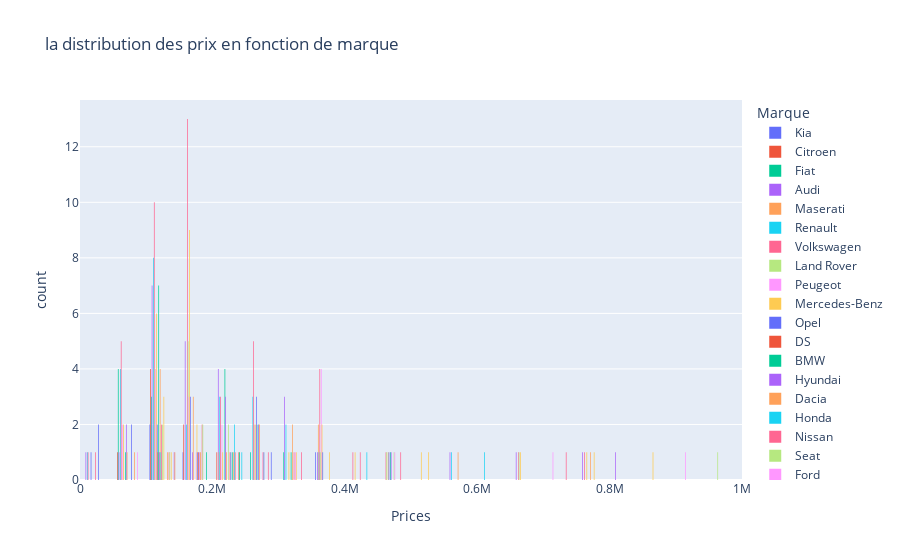

Source (notebook cell):
### Code cell
fig=px.histogram(data, 
                 x="Prices",
                 color="Marque",
                 hover_data=data.columns,
                 title="la distribution des prix en fonction de marque",
                 barmode="group")
fig.show()

### Figure 1 — Plotly figure (JSON) as saved in the notebook; plotly's stock layout.template omitted (floating-point values rounded to 4 significant figures)
{"data": [{"alignmentgroup": "True", "bingroup": "x", "hovertemplate": "Marque=Kia<br>Prices=%{x}<br>count=%{y}<extra></extra>", "legendgroup": "Kia", "marker": {"color": "#636efa", "pattern": {"shape": ""}}, "name": "Kia", "offsetgroup": "Kia", "orientation": "v", "showlegend": true, "type": "histogram", "x": [122000, 118000, 395000, 150000], "xaxis": "x", "yaxis": "y"}, {"alignmentgroup": "True", "bingroup": "x", "hovertemplate": "Marque=Citroen<br>Prices=%{x}<br>count=%{y}<extra></extra>", "legendgroup": "Citroen", "marker": {"color": "#EF553B", "pattern": {"shape": ""}}, "name": "Citroen", "offsetgroup": "Citroen", "orientation": "v", "showlegend": true, "type": "histogram", "x": [75000, 127000, 117000, 209000, 145000, 172000, 155000, 106000], "xaxis": "x", "yaxis": "y"}, {"alignmentgroup": "True", "bingroup": "x", "hovertemplate": "Marque=Fiat<br>Prices=%{x}<br>count=%{y}<extra></extra>", "legendgroup": "Fiat", "marker": {"color": "#00cc96", "pattern": {"shape": ""}}, "name": "Fiat", "offsetgroup": "Fiat", "orientation": "v", "showlegend": true, "type": "histogram", "x": [138000, 96000, 93000, 123000, 256000, 78000, 62000, 135000, 340000], "xaxis": "x", "yaxis": "y"}, {"alignmentgroup": "True", "bingroup": "x", "hovertemplate": "Marque=Audi<br>Prices=%{x}<br>count=%{y}<extra></extra>", "legendgroup": "Audi", "marker": {"color": "#ab63fa", "pattern": {"shape": ""}}, "name": "Audi", "offsetgroup": "Audi", "orientation": "v", "showlegend": true, "type": "histogram", "x": [690000, 320000, 780000, 185000, 320000, 79000, 147000, 158000, 325000, 125000, 390000, 136000, 800000, 185000, 187000, 240000, 225000, 30000, 118000, 175000, 105000, 112000, 117000, 228000, 570000, 249000], "xaxis": "x", "yaxis": "y"}, {"alignmentgroup": "True", "bingroup": "x", "hovertemplate": "Marque=Maserati<br>Prices=%{x}<br>count=%{y}<extra></extra>", "legendgroup": "Maserati", "marker": {"color": "#FFA15A", "pattern": {"shape": ""}}, "name": "Maserati", "offsetgroup": "Maserati", "orientation": "v", "showlegend": true, "type": "histogram", "x": [370000, 375000, 235000], "xaxis": "x", "yaxis": "y"}, {"alignmentgroup": "True", "bingroup": "x", "hovertemplate": "Marque=Renault<br>Prices=%{x}<br>count=%{y}<extra></extra>", "legendgroup": "Renault", "marker": {"color": "#19d3f3", "pattern": {"shape": ""}}, "name": "Renault", "offsetgroup": "Renault", "orientation": "v", "showlegend": true, "type": "histogram", "x": [190000, 136000, 285000, 220000, 307000, 228000, 260000, 280000, 135000, 113000, 70000, 120000, 40000, 89000, 310000, 148000, 120000, 380000, 240000, 639000, 63000, 550000, 69000, 122000, 164999, 143000], "xaxis": "x", "yaxis": "y"}, {"alignmentgroup": "True", "bingroup": "x", "hovertemplate": "Marque=Volkswagen<br>Prices=%{x}<br>count=%{y}<extra></extra>", "legendgroup": "Volkswagen", "marker": {"color": "#FF6692", "pattern": {"shape": ""}}, "name": "Volkswagen", "offsetgroup": "Volkswagen", "orientation": "v", "showlegend": true, "type": "histogram", "x": [159000, 172000, 360000, 149000, 490000, 188000, 173000, 185000, 188000, 430000, 173000, 385000, 229000, 380000, 250000, 229000, 198500, 144000, 285000, 117000, 120000, 190000, 360000, 78000, 155000, 285000, 294000, 250000, 107000, 115000, 120000, 82000, 95000, 132000, 760000, 170000, 23000, 97000, 75000, 128000, 139000, 175000, 660000, 164999, 212000], "xaxis": "x", "yaxis": "y"}, {"alignmentgroup": "True", "bingroup": "x", "hovertemplate": "Marque=Land Rover<br>Prices=%{x}<br>count=%{y}<extra></extra>", "legendgroup": "Land Rover", "marker": {"color": "#B6E880", "pattern": {"shape": ""}}, "name": "Land Rover", "offsetgroup": "Land Rover", "orientation": "v", "showlegend": true, "type": "histogram", "x": [650000, 360000, 124000, 185000, 163000, 112000, 268000, 299000, 170000, 139000, 110000, 450000, 190000, 170000, 950000], "xaxis": "x", "yaxis": "y"}, {"alignmentgroup": "True", "bingroup": "x", "hovertemplate": "Marque=Peugeot<br>Prices=%{x}<br>count=%{y}<extra></extra>", "legendgroup": "Peugeot", "marker": {"color": "#FF97FF", "pattern": {"shape": ""}}, "name": "Peugeot", "offsetgroup": "Peugeot", "orientation": "v", "showlegend": true, "type": "histogram", "x": [235000, 100000, 398000, 358000, 60000, 220000, 140000, 265000, 62000, 705000, 395000, 168000, 295000, 139000, 180000, 350000, 900000, 140000, 185000], "xaxis": "x", "yaxis": "y"}, {"alignmentgroup": "True", "bingroup": "x", "hovertemplate": "Marque=Mercedes-Benz<br>Prices=%{x}<br>count=%{y}<extra></extra>", "legendgroup": "Mercedes-Benz", "marker": {"color": "#FECB52", "pattern": {"shape": ""}}, "name": "Mercedes-Benz", "offsetgroup": "Mercedes-Benz", "orientation": "v", "showlegend": true, "type": "histogram", "x": [670000, 285000, 430000, 124000, 490000, 75000, 790000, 185000, 118000, 132000, 385000, 118000, 510000, 850000, 390000, 180000, 150000, 162000, 115000, 189000, 175000, 128000, 52000, 168000, 323000, 273000, 212000, 185000, 197000], "xaxis": "x", "yaxis": "y"}, {"alignmentgroup": "True", "bingroup": "x", "hovertemplate": "Marque=Opel<br>Prices=%{x}<br>count=%{y}<extra></extra>", "legendgroup": "Opel", "marker": {"color": "#636efa", "pattern": {"shape": ""}}, "name": "Opel", "offsetgroup": "Opel", "orientation": "v", "showlegend": true, "type": "histogram", "x": [153000, 275000, 257000, 390000, 145000, 162000, 285000, 109000, 155000, 450000, 39000], "xaxis": "x", "yaxis": "y"}, {"alignmentgroup": "True", "bingroup": "x", "hovertemplate": "Marque=DS<br>Prices=%{x}<br>count=%{y}<extra></extra>", "legendgroup": "DS", "marker": {"color": "#EF553B", "pattern": {"shape": ""}}, "name": "DS", "offsetgroup": "DS", "orientation": "v", "showlegend": true, "type": "histogram", "x": [115000], "xaxis": "x", "yaxis": "y"}, {"alignmentgroup": "True", "bingroup": "x", "hovertemplate": "Marque=BMW<br>Prices=%{x}<br>count=%{y}<extra></extra>", "legendgroup": "BMW", "marker": {"color": "#00cc96", "pattern": {"shape": ""}}, "name": "BMW", "offsetgroup": "BMW", "orientation": "v", "showlegend": true, "type": "histogram", "x": [220000, 238000, 210000, 320000, 125000, 220000, 450000, 128000, 280000, 145000, 119000, 98000, 139000, 145000, 285000, 110000], "xaxis": "x", "yaxis": "y"}, {"alignmentgroup": "True", "bingroup": "x", "hovertemplate": "Marque=Hyundai<br>Prices=%{x}<br>count=%{y}<extra></extra>", "legendgroup": "Hyundai", "marker": {"color": "#ab63fa", "pattern": {"shape": ""}}, "name": "Hyundai", "offsetgroup": "Hyundai", "orientation": "v", "showlegend": true, "type": "histogram", "x": [265000, 225000, 113000, 235000, 62000, 190000, 450000, 96000, 228000, 265000], "xaxis": "x", "yaxis": "y"}, {"alignmentgroup": "True", "bingroup": "x", "hovertemplate": "Marque=Dacia<br>Prices=%{x}<br>count=%{y}<extra></extra>", "legendgroup": "Dacia", "marker": {"color": "#FFA15A", "pattern": {"shape": ""}}, "name": "Dacia", "offsetgroup": "Dacia", "orientation": "v", "showlegend": true, "type": "histogram", "x": [162000, 165000, 120000, 170000, 118000, 62000, 220000, 145000, 305000, 270000, 770000, 579000, 117000, 265000, 340000], "xaxis": "x", "yaxis": "y"}, {"alignmentgroup": "True", "bingroup": "x", "hovertemplate": "Marque=Honda<br>Prices=%{x}<br>count=%{y}<extra></extra>", "legendgroup": "Honda", "marker": {"color": "#19d3f3", "pattern": {"shape": ""}}, "name": "Honda", "offsetgroup": "Honda", "orientation": "v", "showlegend": true, "type": "histogram", "x": [149000], "xaxis": "x", "yaxis": "y"}, {"alignmentgroup": "True", "bingroup": "x", "hovertemplate": "Marque=Nissan<br>Prices=%{x}<br>count=%{y}<extra></extra>", "legendgroup": "Nissan", "marker": {"color": "#FF6692", "pattern": {"shape": ""}}, "name": "Nissan", "offsetgroup": "Nissan", "orientation": "v", "showlegend": true, "type": "histogram", "x": [123000, 420000, 310000, 31000, 148000], "xaxis": "x", "yaxis": "y"}, {"alignmentgroup": "True", "bingroup": "x", "hovertemplate": "Marque=Seat<br>Prices=%{x}<br>count=%{y}<extra></extra>", "legendgroup": "Seat", "marker": {"color": "#B6E880", "pattern": {"shape": ""}}, "name": "Seat", "offsetgroup": "Seat", "orientation": "v", "showlegend": true, "type": "histogram", "x": [219000, 220000, 465000, 135000, 135000], "xaxis": "x", "yaxis": "y"}, {"alignmentgroup": "True", "bingroup": "x", "hovertemplate": "Marque=Ford<br>Prices=%{x}<br>count=%{y}<extra></extra>", "legendgroup": "Ford", "marker": {"color": "#FF97FF", "pattern": {"shape": ""}}, "name": "Ford", "offsetgroup": "Ford", "orientation": "v", "showlegend": true, "type": "histogram", "x": [220000, 495000, 255000, 150000, 310000], "xaxis": "x", "yaxis": "y"}, {"alignmentgroup": "True", "bingroup": "x", "hovertemplate": "Marque=Jeep<br>Prices=%{x}<br>count=%{y}<extra></extra>", "legendgroup": "Jeep", "marker": {"color": "#FECB52", "pattern": {"shape": ""}}, "name": "Jeep", "offsetgroup": "Jeep", "orientation": "v", "showlegend": true, "type": "histogram", "x": [126000, 235000, 390000, 179000, 150000, 300000, 143000, 750000, 545000, 270000, 122000], "xaxis": "x", "yaxis": "y"}, {"alignmentgroup": "True", "bingroup": "x", "hovertemplate": "Marque=Toyota<br>Prices=%{x}<br>count=%{y}<extra></extra>", "legendgroup": "Toyota", "marker": {"color": "#636efa", "pattern": {"shape": ""}}, "name": "Toyota", "offsetgroup": "Toyota", "orientation": "v", "showlegend": true, "type": "histogram", "x": [168000, 41000, 275000, 200000, 39000, 58000, 58000], "xaxis": "x", "yaxis": "y"}, {"alignmentgroup": "True", "bingroup": "x", "hovertemplate": "Marque=Alfa Romeo<br>Prices=%{x}<br>count=%{y}<extra></extra>", "legendgroup": "Alfa Romeo", "marker": {"color": "#EF553B", "pattern": {"shape": ""}}, "name": "Alfa Romeo", "offsetgroup": "Alfa Romeo", "orientation": "v", "showlegend": true, "type": "histogram", "x": [175000], "xaxis": "x", "yaxis": "y"}, {"alignmentgroup": "True", "bingroup": "x", "hovertemplate": "Marque=Tesla<br>Prices=%{x}<br>count=%{y}<extra></extra>", "legendgroup": "Tesla", "marker": {"color": "#00cc96", "pattern": {"shape": ""}}, "name": "Tesla", "offsetgroup": "Tesla", "orientation": "v", "showlegend": true, "type": "histogram", "x": [240000], "xaxis": "x", "yaxis": "y"}, {"alignmentgroup": "True", "bingroup": "x", "hovertemplate": "Marque=Lamborghini<br>Prices=%{x}<br>count=%{y}<extra></extra>", "legendgroup": "Lamborghini", "marker": {"color": "#ab63fa", "pattern": {"shape": ""}}, "name": "Lamborghini", "offsetgroup": "Lamborghini", "orientation": "v", "showlegend": true, "type": "histogram", "x": [158000], "xaxis": "x", "yaxis": "y"}, {"alignmentgroup": "True", "bingroup": "x", "hovertemplate": "Marque=Mini<br>Prices=%{x}<br>count=%{y}<extra></extra>", "legendgroup": "Mini", "marker": {"color": "#FFA15A", "pattern": {"shape": ""}}, "name": "Mini", "offsetgroup": "Mini", "orientation": "v", "showlegend": true, "type": "histogram", "x": [222000, 135000, 98000, 150000], "xaxis": "x", "yaxis": "y"}, {"alignmentgroup": "True", "bingroup": "x", "hovertemplate": "Marque=Jaguar<br>Prices=%{x}<br>count=%{y}<extra></extra>", "legendgroup": "Jaguar", "marker": {"color": "#19d3f3", "pattern": {"shape": ""}}, "name": "Jaguar", "offsetgroup": "Jaguar", "orientation": "v", "showlegend": true, "type": "histogram", "x": [235000, 235000, 440000], "xaxis": "x", "yaxis": "y"}, {"alignmentgroup": "True", "bingroup": "x", "hovertemplate": "Marque=Porsche<br>Prices=%{x}<br>count=%{y}<extra></extra>", "legendgroup": "Porsche", "marker": {"color": "#FF6692", "pattern": {"shape": ""}}, "name": "Porsche", "offsetgroup": "Porsche", "orientation": "v", "showlegend": true, "type": "histogram", "x": [285000, 470000, 147000, 242000, 180000, 340000, 720000, 185000], "xaxis": "x", "yaxis": "y"}, {"alignmentgroup": "True", "bingroup": "x", "hovertemplate": "Marque=Skoda<br>Prices=%{x}<br>count=%{y}<extra></extra>", "legendgroup": "Skoda", "marker": {"color": "#B6E880", "pattern": {"shape": ""}}, "name": "Skoda", "offsetgroup": "Skoda", "orientation": "v", "showlegend": true, "type": "histogram", "x": [150000, 135000, 157000], "xaxis": "x", "yaxis": "y"}, {"alignmentgroup": "True", "bingroup": "x", "hovertemplate": "Marque=Ssangyong<br>Prices=%{x}<br>count=%{y}<extra></extra>", "legendgroup": "Ssangyong", "marker": {"color": "#FF97FF", "pattern": {"shape": ""}}, "name": "Ssangyong", "offsetgroup": "Ssangyong", "orientation": "v", "showlegend": true, "type": "histogram", "x": [70000], "xaxis": "x", "yaxis": "y"}, {"alignmentgroup": "True", "bingroup": "x", "hovertemplate": "Marque=Isuzu<br>Prices=%{x}<br>count=%{y}<extra></extra>", "legendgroup": "Isuzu", "marker": {"color": "#FECB52", "pattern": {"shape": ""}}, "name": "Isuzu", "offsetgroup": "Isuzu", "orientation": "v", "showlegend": true, "type": "histogram", "x": [105000], "xaxis": "x", "yaxis": "y"}, {"alignmentgroup": "True", "bingroup": "x", "hovertemplate": "Marque=Chery<br>Prices=%{x}<br>count=%{y}<extra></extra>", "legendgroup": "Chery", "marker": {"color": "#636efa", "pattern": {"shape": ""}}, "name": "Chery", "offsetgroup": "Chery", "orientation": "v", "showlegend": true, "type": "histogram", "x": [290000], "xaxis": "x", "yaxis": "y"}, {"alignmentgroup": "True", "bingroup": "x", "hovertemplate": "Marque=DFSK<br>Prices=%{x}<br>count=%{y}<extra></extra>", "legendgroup": "DFSK", "marker": {"color": "#EF553B", "pattern": {"shape": ""}}, "name": "DFSK", "offsetgroup": "DFSK", "orientation": "v", "showlegend": true, "type": "histogram", "x": [210000], "xaxis": "x", "yaxis": "y"}, {"alignmentgroup": "True", "bingroup": "x", "hovertemplate": "Marque=Volvo<br>Prices=%{x}<br>count=%{y}<extra></extra>", "legendgroup": "Volvo", "marker": {"color": "#00cc96", "pattern": {"shape": ""}}, "name": "Volvo", "offsetgroup": "Volvo", "orientation": "v", "showlegend": true, "type": "histogram", "x": [200000, 150000], "xaxis": "x", "yaxis": "y"}, {"alignmentgroup": "True", "bingroup": "x", "hovertemplate": "Marque=Dodge<br>Prices=%{x}<br>count=%{y}<extra></extra>", "legendgroup": "Dodge", "marker": {"color": "#ab63fa", "pattern": {"shape": ""}}, "name": "Dodge", "offsetgroup": "Dodge", "orientation": "v", "showlegend": true, "type": "histogram", "x": [147000], "xaxis": "x", "yaxis": "y"}, {"alignmentgroup": "True", "bingroup": "x", "hovertemplate": "Marque=Lexus<br>Prices=%{x}<br>count=%{y}<extra></extra>", "legendgroup": "Lexus", "marker": {"color": "#FFA15A", "pattern": {"shape": ""}}, "name": "Lexus", "offsetgroup": "Lexus", "orientation": "v", "showlegend": true, "type": "histogram", "x": [149000], "xaxis": "x", "yaxis": "y"}, {"alignmentgroup": "True", "bingroup": "x", "hovertemplate": "Marque=Abarth<br>Prices=%{x}<br>count=%{y}<extra></extra>", "legendgroup": "Abarth", "marker": {"color": "#19d3f3", "pattern": {"shape": ""}}, "name": "Abarth", "offsetgroup": "Abarth", "orientation": "v", "showlegend": true, "type": "histogram", "x": [242000], "xaxis": "x", "yaxis": "y"}], "layout": {"barmode": "group", "legend": {"title": {"text": "Marque"}, "tracegroupgap": 0}, "title": {"text": "la distribution des prix en fonction de marque"}, "xaxis": {"anchor": "y", "domain": [0, 1], "title": {"text": "Prices"}}, "yaxis": {"anchor": "x", "domain": [0, 1], "title": {"text": "count"}}}}
